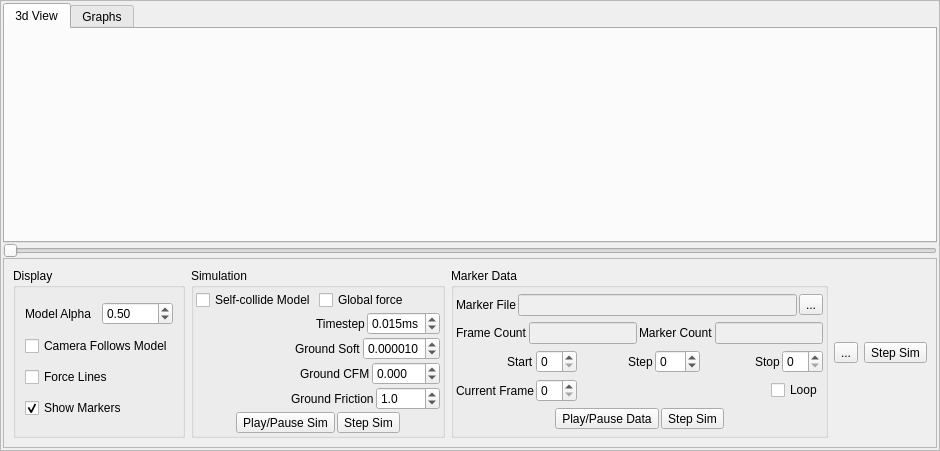
      <widget class="QFrame" name="frame_2">
       <property name="frameShape">
        <enum>QFrame::StyledPanel</enum>
       </property>
       <property name="frameShadow">
        <enum>QFrame::Raised</enum>
       </property>
       <layout class="QVBoxLayout" name="verticalLayout_6" stretch="1,0,0">
        <property name="spacing">
         <number>0</number>
        </property>
        <property name="leftMargin">
         <number>2</number>
        </property>
        <property name="topMargin">
         <number>2</number>
        </property>
        <property name="rightMargin">
         <number>2</number>
        </property>
        <property name="bottomMargin">
         <number>2</number>
        </property>
        <item>
         <widget class="QTabWidget" name="tabWidget">
          <property name="currentIndex">
           <number>0</number>
          </property>
          <widget class="QWidget" name="tab">
           <attribute name="title">
            <string>3d View</string>
           </attribute>
           <layout class="QVBoxLayout" name="verticalLayout_3">
            <item>
             <widget class="MyGLWidget" name="glWidget" native="true">
              <property name="sizePolicy">
               <sizepolicy hsizetype="Expanding" vsizetype="Expanding">
                <horstretch>1</horstretch>
                <verstretch>1</verstretch>
               </sizepolicy>
              </property>
             </widget>
            </item>
           </layout>
          </widget>
          <widget class="QWidget" name="tab_2">
           <attribute name="title">
            <string>Graphs</string>
           </attribute>
           <layout class="QVBoxLayout" name="verticalLayout_4">
            <item>
             <widget class="QCustomPlot" name="customPlot"/>
            </item>
           </layout>
          </widget>
         </widget>
        </item>
        <item>
         <widget class="QSlider" name="timeSlider">
          <property name="toolTip">
           <string>Shows progression through the recorded marker data</string>
          </property>
          <property name="orientation">
           <enum>Qt::Horizontal</enum>
          </property>
         </widget>
        </item>
        <item>
         <widget class="QFrame" name="frame">
          <property name="frameShape">
           <enum>QFrame::StyledPanel</enum>
          </property>
          <property name="frameShadow">
           <enum>QFrame::Raised</enum>
          </property>
          <layout class="QHBoxLayout" name="horizontalLayout_19">
           <item>
            <widget class="QGroupBox" name="groupBox_3">
             <property name="title">
              <string>Display</string>
             </property>
             <layout class="QVBoxLayout" name="verticalLayout_2">
              <item>
               <layout class="QHBoxLayout" name="horizontalLayout_16">
                <item>
                 <widget class="QLabel" name="baLabel">
                  <property name="text">
                   <string>Model Alpha</string>
                  </property>
                 </widget>
                </item>
                <item>
                 <widget class="QDoubleSpinBox" name="bodyAlpha">
                  <property name="toolTip">
                   <string>Transparency used when rendering the body: allows you to see the markers through the body.</string>
                  </property>
                  <property name="maximum">
                   <double>1.000000000000000</double>
                  </property>
                  <property name="singleStep">
                   <double>0.100000000000000</double>
                  </property>
                  <property name="value">
                   <double>0.500000000000000</double>
                  </property>
                 </widget>
                </item>
               </layout>
              </item>
              <item>
               <widget class="QCheckBox" name="camFollowCheckBox">
                <property name="toolTip">
                 <string>When checked, the camera follows the character's head.</string>
                </property>
                <property name="text">
                 <string>Camera Follows Model</string>
                </property>
               </widget>
              </item>
              <item>
               <widget class="QCheckBox" name="forceLinesCheckBox">
                <property name="toolTip">
                 <string>When checked, lines are rendered showing the magnitude of certain forces</string>
                </property>
                <property name="text">
                 <string>Force Lines</string>
                </property>
               </widget>
              </item>
              <item>
               <widget class="QCheckBox" name="showMarkBox">
                <property name="toolTip">
                 <string>Show the locations of the markers</string>
                </property>
                <property name="text">
                 <string>Show Markers</string>
                </property>
                <property name="checked">
                 <bool>true</bool>
                </property>
               </widget>
              </item>
             </layout>
            </widget>
           </item>
           <item>
            <widget class="QGroupBox" name="simulationGroupBox">
             <property name="title">
              <string>Simulation</string>
             </property>
             <layout class="QVBoxLayout" name="verticalLayout_5">
              <property name="spacing">
               <number>2</number>
              </property>
              <property name="leftMargin">
               <number>2</number>
              </property>
              <property name="topMargin">
               <number>2</number>
              </property>
              <property name="rightMargin">
               <number>2</number>
              </property>
              <property name="bottomMargin">
               <number>2</number>
              </property>
              <item>
               <layout class="QHBoxLayout" name="horizontalLayout_17">
                <item>
                 <widget class="QCheckBox" name="selfCollideBox">
                  <property name="toolTip">
                   <string>When checked, the simulated body collides with itself as well as with the ground</string>
                  </property>
                  <property name="text">
                   <string>Self-collide Model</string>
                  </property>
                 </widget>
                </item>
                <item>
                 <widget class="QCheckBox" name="globalBox">
                  <property name="toolTip">
                   <string>Use global forces for inverse dynamics and forward dynamics (as opposed to internal generalized coordinate forces)</string>
                  </property>
                  <property name="text">
                   <string>Global force</string>
                  </property>
                  <property name="checked">
                   <bool>false</bool>
                  </property>
                 </widget>
                </item>
               </layout>
              </item>
              <item>
               <layout class="QHBoxLayout" name="horizontalLayout_12">
                <item>
                 <spacer name="horizontalSpacer_12">
                  <property name="orientation">
                   <enum>Qt::Horizontal</enum>
                  </property>
                  <property name="sizeHint" stdset="0">
                   <size>
                    <width>40</width>
                    <height>20</height>
                   </size>
                  </property>
                 </spacer>
                </item>
                <item>
                 <widget class="QLabel" name="label_11">
                  <property name="text">
                   <string>Timestep</string>
                  </property>
                 </widget>
                </item>
                <item>
                 <widget class="QDoubleSpinBox" name="frameTimeBox">
                  <property name="toolTip">
                   <string>Sim Time per Step</string>
                  </property>
                  <property name="suffix">
                   <string>ms</string>
                  </property>
                  <property name="decimals">
                   <number>3</number>
                  </property>
                  <property name="minimum">
                   <double>0.001000000000000</double>
                  </property>
                  <property name="maximum">
                   <double>1.000000000000000</double>
                  </property>
                  <property name="singleStep">
                   <double>0.010000000000000</double>
                  </property>
                  <property name="value">
                   <double>0.015000000000000</double>
                  </property>
                 </widget>
                </item>
               </layout>
              </item>
              <item>
               <layout class="QHBoxLayout" name="horizontalLayout_13">
                <item>
                 <spacer name="horizontalSpacer_11">
                  <property name="orientation">
                   <enum>Qt::Horizontal</enum>
                  </property>
                  <property name="sizeHint" stdset="0">
                   <size>
                    <width>40</width>
                    <height>20</height>
                   </size>
                  </property>
                 </spacer>
                </item>
                <item>
                 <widget class="QLabel" name="label_3">
                  <property name="text">
                   <string>Ground Soft</string>
                  </property>
                 </widget>
                </item>
                <item>
                 <widget class="QDoubleSpinBox" name="terrainSpinBox">
                  <property name="toolTip">
                   <string>Larger numbers make the ground &quot;softer&quot;</string>
                  </property>
                  <property name="decimals">
                   <number>6</number>
                  </property>
                  <property name="maximum">
                   <double>1.000000000000000</double>
                  </property>
                  <property name="value">
                   <double>0.000010000000000</double>
                  </property>
                 </widget>
                </item>
               </layout>
              </item>
              <item>
               <layout class="QHBoxLayout" name="horizontalLayout_14">
                <item>
                 <spacer name="horizontalSpacer_9">
                  <property name="orientation">
                   <enum>Qt::Horizontal</enum>
                  </property>
                  <property name="sizeHint" stdset="0">
                   <size>
                    <width>40</width>
                    <height>20</height>
                   </size>
                  </property>
                 </spacer>
                </item>
                <item>
                 <widget class="QLabel" name="label_2">
                  <property name="text">
                   <string>Ground CFM</string>
                  </property>
                 </widget>
                </item>
                <item>
                 <widget class="QDoubleSpinBox" name="zBox">
                  <property name="toolTip">
                   <string>Height adjustment of the ground level (used to raise the terrain when capture data come from treadmill walking)</string>
                  </property>
                  <property name="decimals">
                   <number>3</number>
                  </property>
                  <property name="minimum">
                   <double>-99.000000000000000</double>
                  </property>
                  <property name="singleStep">
                   <double>0.100000000000000</double>
                  </property>
                 </widget>
                </item>
               </layout>
              </item>
              <item>
               <layout class="QHBoxLayout" name="horizontalLayout_15">
                <item>
                 <spacer name="horizontalSpacer_10">
                  <property name="orientation">
                   <enum>Qt::Horizontal</enum>
                  </property>
                  <property name="sizeHint" stdset="0">
                   <size>
                    <width>40</width>
                    <height>20</height>
                   </size>
                  </property>
                 </spacer>
                </item>
                <item>
                 <widget class="QLabel" name="label">
                  <property name="text">
                   <string>Ground Friction</string>
                  </property>
                 </widget>
                </item>
                <item>
                 <widget class="QDoubleSpinBox" name="frictionSpinBox">
                  <property name="toolTip">
                   <string>Friction force applied to ground contacts (proportional to normal force)</string>
                  </property>
                  <property name="decimals">
                   <number>1</number>
                  </property>
                  <property name="maximum">
                   <double>9999.000000000000000</double>
                  </property>
                  <property name="value">
                   <double>1.000000000000000</double>
                  </property>
                 </widget>
                </item>
               </layout>
              </item>
              <item>
               <layout class="QHBoxLayout" name="horizontalLayout_18">
                <item>
                 <spacer name="horizontalSpacer_3">
                  <property name="orientation">
                   <enum>Qt::Horizontal</enum>
                  </property>
                  <property name="sizeHint" stdset="0">
                   <size>
                    <width>40</width>
                    <height>20</height>
                   </size>
                  </property>
                 </spacer>
                </item>
                <item>
                 <widget class="QToolButton" name="playPauseSimButton">
                  <property name="toolTip">
                   <string>Play/Pause Sim</string>
                  </property>
                  <property name="text">
                   <string>Play/Pause Sim</string>
                  </property>
                  <property name="icon">
                   <iconset resource="../resources.qrc">
                    <normaloff>:/icons/data/icons/media-playback-start-3.png</normaloff>:/icons/data/icons/media-playback-start-3.png</iconset>
                  </property>
                  <property name="checkable">
                   <bool>true</bool>
                  </property>
                 </widget>
                </item>
                <item>
                 <widget class="QToolButton" name="stepSimButton">
                  <property name="toolTip">
                   <string>Step Sim</string>
                  </property>
                  <property name="text">
                   <string>Step Sim</string>
                  </property>
                  <property name="icon">
                   <iconset resource="../resources.qrc">
                    <normaloff>:/icons/data/icons/media-step-right-3.png</normaloff>:/icons/data/icons/media-step-right-3.png</iconset>
                  </property>
                 </widget>
                </item>
                <item>
                 <spacer name="horizontalSpacer_4">
                  <property name="orientation">
                   <enum>Qt::Horizontal</enum>
                  </property>
                  <property name="sizeHint" stdset="0">
                   <size>
                    <width>40</width>
                    <height>20</height>
                   </size>
                  </property>
                 </spacer>
                </item>
               </layout>
              </item>
             </layout>
            </widget>
           </item>
           <item>
            <widget class="QGroupBox" name="markerGroupBox">
             <property name="title">
              <string>Marker Data</string>
             </property>
             <layout class="QVBoxLayout" name="verticalLayout">
              <property name="spacing">
               <number>2</number>
              </property>
              <property name="leftMargin">
               <number>2</number>
              </property>
              <property name="topMargin">
               <number>2</number>
              </property>
              <property name="rightMargin">
               <number>2</number>
              </property>
              <property name="bottomMargin">
               <number>2</number>
              </property>
              <item>
               <layout class="QHBoxLayout" name="horizontalLayout_2">
                <item>
                 <widget class="QLabel" name="label_4">
                  <property name="sizePolicy">
                   <sizepolicy hsizetype="Minimum" vsizetype="Preferred">
                    <horstretch>0</horstretch>
                    <verstretch>0</verstretch>
                   </sizepolicy>
                  </property>
                  <property name="minimumSize">
                   <size>
                    <width>55</width>
                    <height>0</height>
                   </size>
                  </property>
                  <property name="text">
                   <string>Marker File</string>
                  </property>
                 </widget>
                </item>
                <item>
                 <widget class="QLineEdit" name="markerFileLineEdit">
                  <property name="enabled">
                   <bool>false</bool>
                  </property>
                 </widget>
                </item>
                <item>
                 <widget class="QToolButton" name="selectFileToolButton">
                  <property name="toolTip">
                   <string>Load a new file of marker data</string>
                  </property>
                  <property name="text">
                   <string>...</string>
                  </property>
                 </widget>
                </item>
               </layout>
              </item>
              <item>
               <layout class="QHBoxLayout" name="horizontalLayout_4">
                <item>
                 <layout class="QHBoxLayout" name="horizontalLayout_3">
                  <item>
                   <widget class="QLabel" name="label_5">
                    <property name="sizePolicy">
                     <sizepolicy hsizetype="Minimum" vsizetype="Preferred">
                      <horstretch>0</horstretch>
                      <verstretch>0</verstretch>
                     </sizepolicy>
                    </property>
                    <property name="minimumSize">
                     <size>
                      <width>65</width>
                      <height>0</height>
                     </size>
                    </property>
                    <property name="text">
                     <string>Frame Count</string>
                    </property>
                   </widget>
                  </item>
                  <item>
                   <widget class="QLineEdit" name="frameCountLineEdit">
                    <property name="enabled">
                     <bool>false</bool>
                    </property>
                    <property name="sizePolicy">
                     <sizepolicy hsizetype="MinimumExpanding" vsizetype="Fixed">
                      <horstretch>0</horstretch>
                      <verstretch>0</verstretch>
                     </sizepolicy>
                    </property>
                    <property name="minimumSize">
                     <size>
                      <width>30</width>
                      <height>0</height>
                     </size>
                    </property>
                    <property name="text">
                     <string/>
                    </property>
                   </widget>
                  </item>
                 </layout>
                </item>
                <item>
                 <layout class="QHBoxLayout" name="horizontalLayout_5">
                  <item>
                   <widget class="QLabel" name="label_6">
                    <property name="sizePolicy">
                     <sizepolicy hsizetype="Minimum" vsizetype="Preferred">
                      <horstretch>0</horstretch>
                      <verstretch>0</verstretch>
                     </sizepolicy>
                    </property>
                    <property name="minimumSize">
                     <size>
                      <width>65</width>
                      <height>0</height>
                     </size>
                    </property>
                    <property name="text">
                     <string>Marker Count</string>
                    </property>
                   </widget>
                  </item>
                  <item>
                   <widget class="QLineEdit" name="markerCountLineEdit">
                    <property name="enabled">
                     <bool>false</bool>
                    </property>
                    <property name="sizePolicy">
                     <sizepolicy hsizetype="MinimumExpanding" vsizetype="Fixed">
                      <horstretch>0</horstretch>
                      <verstretch>0</verstretch>
                     </sizepolicy>
                    </property>
                    <property name="minimumSize">
                     <size>
                      <width>30</width>
                      <height>0</height>
                     </size>
                    </property>
                   </widget>
                  </item>
                 </layout>
                </item>
               </layout>
              </item>
              <item>
               <layout class="QHBoxLayout" name="horizontalLayout_9">
                <item>
                 <layout class="QHBoxLayout" name="horizontalLayout_7">
                  <item>
                   <spacer name="horizontalSpacer_5">
                    <property name="orientation">
                     <enum>Qt::Horizontal</enum>
                    </property>
                    <property name="sizeHint" stdset="0">
                     <size>
                      <width>40</width>
                      <height>20</height>
                     </size>
                    </property>
                   </spacer>
                  </item>
                  <item>
                   <widget class="QLabel" name="label_7">
                    <property name="text">
                     <string>Start</string>
                    </property>
                   </widget>
                  </item>
                  <item>
                   <widget class="QSpinBox" name="markerFrameStartBox"/>
                  </item>
                 </layout>
                </item>
                <item>
                 <layout class="QHBoxLayout" name="horizontalLayout_10">
                  <item>
                   <spacer name="horizontalSpacer_6">
                    <property name="orientation">
                     <enum>Qt::Horizontal</enum>
                    </property>
                    <property name="sizeHint" stdset="0">
                     <size>
                      <width>40</width>
                      <height>20</height>
                     </size>
                    </property>
                   </spacer>
                  </item>
                  <item>
                   <widget class="QLabel" name="label_8">
                    <property name="text">
                     <string>Step</string>
                    </property>
                   </widget>
                  </item>
                  <item>
                   <widget class="QSpinBox" name="dataStepBox">
                    <property name="toolTip">
                     <string>Frames per step</string>
                    </property>
                    <property name="minimum">
                     <number>-16</number>
                    </property>
                    <property name="maximum">
                     <number>16</number>
                    </property>
                   </widget>
                  </item>
                 </layout>
                </item>
                <item>
                 <layout class="QHBoxLayout" name="horizontalLayout_6">
                  <item>
                   <spacer name="horizontalSpacer_7">
                    <property name="orientation">
                     <enum>Qt::Horizontal</enum>
                    </property>
                    <property name="sizeHint" stdset="0">
                     <size>
                      <width>40</width>
                      <height>20</height>
                     </size>
                    </property>
                   </spacer>
                  </item>
                  <item>
                   <widget class="QLabel" name="label_9">
                    <property name="text">
                     <string>Stop</string>
                    </property>
                   </widget>
                  </item>
                  <item>
                   <widget class="QSpinBox" name="markerFrameStopBox"/>
                  </item>
                 </layout>
                </item>
               </layout>
              </item>
              <item>
               <layout class="QHBoxLayout" name="horizontalLayout_8">
                <item>
                 <layout class="QHBoxLayout" name="horizontalLayout_11">
                  <item>
                   <widget class="QLabel" name="label_10">
                    <property name="text">
                     <string>Current Frame</string>
                    </property>
                   </widget>
                  </item>
                  <item>
                   <widget class="QSpinBox" name="dataFrameBox">
                    <property name="toolTip">
                     <string>Current frame in the marker data</string>
                    </property>
                   </widget>
                  </item>
                 </layout>
                </item>
                <item>
                 <spacer name="horizontalSpacer_8">
                  <property name="orientation">
                   <enum>Qt::Horizontal</enum>
                  </property>
                  <property name="sizeHint" stdset="0">
                   <size>
                    <width>40</width>
                    <height>20</height>
                   </size>
                  </property>
                 </spacer>
                </item>
                <item>
                 <widget class="QCheckBox" name="markerLoopCheckBox">
                  <property name="text">
                   <string>Loop</string>
                  </property>
                 </widget>
                </item>
               </layout>
              </item>
              <item>
               <layout class="QHBoxLayout" name="horizontalLayout">
                <item>
                 <spacer name="horizontalSpacer_13">
                  <property name="orientation">
                   <enum>Qt::Horizontal</enum>
                  </property>
                  <property name="sizeHint" stdset="0">
                   <size>
                    <width>40</width>
                    <height>20</height>
                   </size>
                  </property>
                 </spacer>
                </item>
                <item>
                 <widget class="QToolButton" name="playPauseDataButton">
                  <property name="text">
                   <string>Play/Pause Data</string>
                  </property>
                  <property name="icon">
                   <iconset resource="../resources.qrc">
                    <normaloff>:/icons/data/icons/media-playback-start-3.png</normaloff>:/icons/data/icons/media-playback-start-3.png</iconset>
                  </property>
                  <property name="checkable">
                   <bool>true</bool>
                  </property>
                 </widget>
                </item>
                <item>
                 <widget class="QToolButton" name="stepDataButton">
                  <property name="toolTip">
                   <string>Step Sim</string>
                  </property>
                  <property name="text">
                   <string>Step Sim</string>
                  </property>
                  <property name="icon">
                   <iconset resource="../resources.qrc">
                    <normaloff>:/icons/data/icons/media-step-right-3.png</normaloff>:/icons/data/icons/media-step-right-3.png</iconset>
                  </property>
                 </widget>
                </item>
                <item>
                 <spacer name="horizontalSpacer_14">
                  <property name="orientation">
                   <enum>Qt::Horizontal</enum>
                  </property>
                  <property name="sizeHint" stdset="0">
                   <size>
                    <width>40</width>
                    <height>20</height>
                   </size>
                  </property>
                 </spacer>
                </item>
               </layout>
              </item>
             </layout>
            </widget>
           </item>
           <item>
            <widget class="QToolButton" name="playAllButton">
             <property name="toolTip">
              <string>Play/Pause All</string>
             </property>
             <property name="text">
              <string>...</string>
             </property>
             <property name="icon">
              <iconset resource="../resources.qrc">
               <normaloff>:/icons/data/icons/media-playback-large.png</normaloff>:/icons/data/icons/media-playback-large.png</iconset>
             </property>
             <property name="iconSize">
              <size>
               <width>32</width>
               <height>32</height>
              </size>
             </property>
             <property name="checkable">
              <bool>true</bool>
             </property>
            </widget>
           </item>
           <item>
            <widget class="QToolButton" name="stepAllButton">
             <property name="toolTip">
              <string>Step All</string>
             </property>
             <property name="text">
              <string>Step Sim</string>
             </property>
             <property name="icon">
              <iconset resource="../resources.qrc">
               <normaloff>:/icons/data/icons/media-step-right-3.png</normaloff>:/icons/data/icons/media-step-right-3.png</iconset>
             </property>
             <property name="iconSize">
              <size>
               <width>32</width>
               <height>32</height>
              </size>
             </property>
             <property name="toolButtonStyle">
              <enum>Qt::ToolButtonIconOnly</enum>
             </property>
             <property name="autoRaise">
              <bool>false</bool>
             </property>
            </widget>
           </item>
          </layout>
          <zorder>stepAllButton</zorder>
          <zorder>groupBox_3</zorder>
          <zorder>playAllButton</zorder>
          <zorder>simulationGroupBox</zorder>
          <zorder>markerGroupBox</zorder>
         </widget>
        </item>
       </layout>
       <zorder>timeSlider</zorder>
       <zorder>frame</zorder>
       <zorder>tabWidget</zorder>
      </widget>
